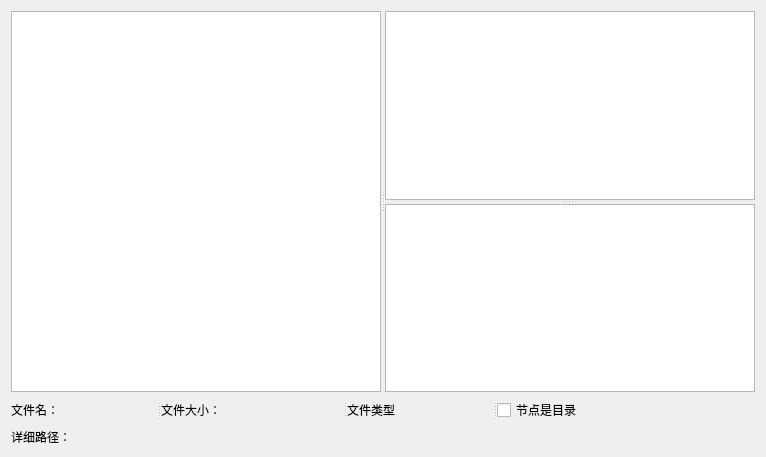
<?xml version="1.0" encoding="UTF-8"?>
<ui version="4.0">
 <class>MainWindow</class>
 <widget class="QMainWindow" name="MainWindow">
  <property name="geometry">
   <rect>
    <x>0</x>
    <y>0</y>
    <width>766</width>
    <height>457</height>
   </rect>
  </property>
  <property name="sizePolicy">
   <sizepolicy hsizetype="Expanding" vsizetype="Expanding">
    <horstretch>0</horstretch>
    <verstretch>0</verstretch>
   </sizepolicy>
  </property>
  <property name="windowTitle">
   <string>MainWindow</string>
  </property>
  <widget class="QWidget" name="centralWidget">
   <layout class="QHBoxLayout" name="horizontalLayout">
    <item>
     <layout class="QVBoxLayout" name="verticalLayout">
      <item>
       <widget class="QSplitter" name="splitter_2">
        <property name="orientation">
         <enum>Qt::Horizontal</enum>
        </property>
        <widget class="QTreeView" name="treeView"/>
        <widget class="QSplitter" name="splitter">
         <property name="orientation">
          <enum>Qt::Vertical</enum>
         </property>
         <widget class="QListView" name="listView"/>
         <widget class="QTableView" name="tableView"/>
        </widget>
       </widget>
      </item>
      <item>
       <widget class="QSplitter" name="splitter_3">
        <property name="orientation">
         <enum>Qt::Horizontal</enum>
        </property>
        <widget class="QLabel" name="labFIleName">
         <property name="text">
          <string>文件名：</string>
         </property>
        </widget>
        <widget class="QLabel" name="labFileSize">
         <property name="text">
          <string>文件大小：</string>
         </property>
        </widget>
        <widget class="QLabel" name="labType">
         <property name="text">
          <string>文件类型</string>
         </property>
        </widget>
        <widget class="QCheckBox" name="chkIsDir">
         <property name="text">
          <string>节点是目录</string>
         </property>
        </widget>
       </widget>
      </item>
      <item>
       <widget class="QLabel" name="labPath">
        <property name="text">
         <string>详细路径：</string>
        </property>
       </widget>
      </item>
     </layout>
    </item>
   </layout>
  </widget>
  <widget class="QMenuBar" name="menuBar">
   <property name="geometry">
    <rect>
     <x>0</x>
     <y>0</y>
     <width>766</width>
     <height>28</height>
    </rect>
   </property>
  </widget>
 </widget>
 <layoutdefault spacing="6" margin="11"/>
 <resources/>
 <connections/>
</ui>
